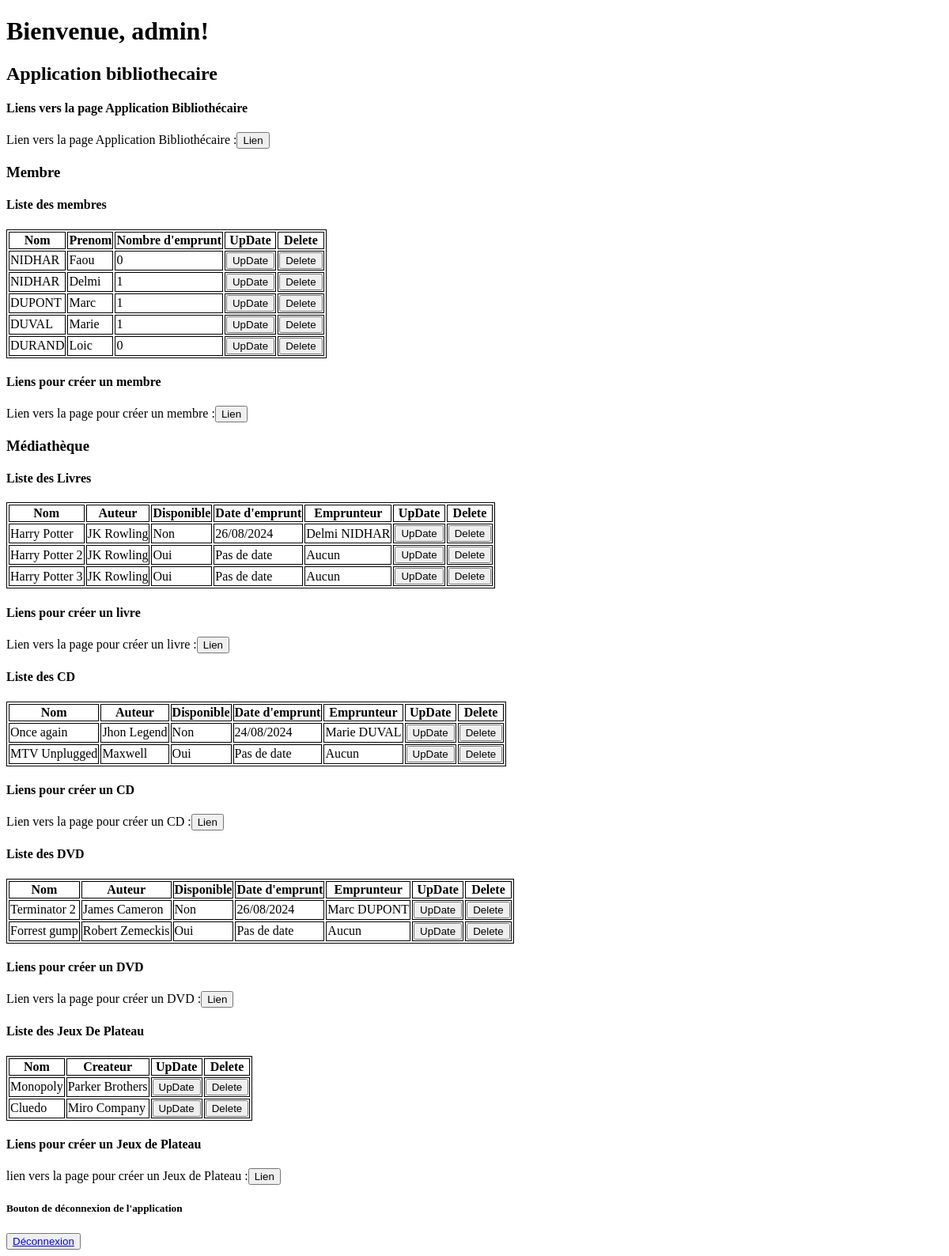
Before: /AppBibliothecaire/ (signed in) with the older database file.
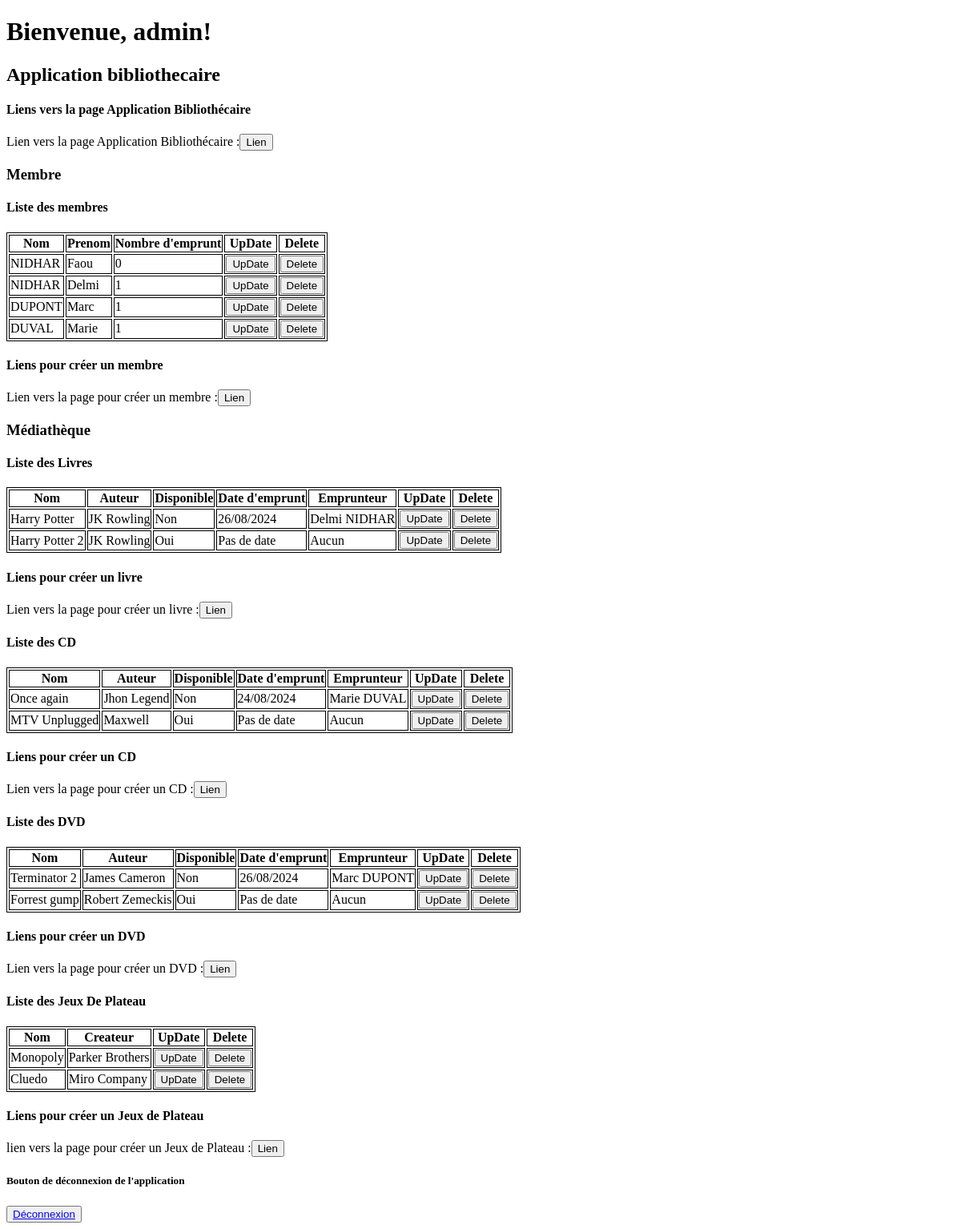
After: the same page with the newer database file.
### application_bibliothecaire/models.py (models this page shows)
class Membre(models.Model):
     nom = models.fields.CharField(max_length=150)
     prenom = models.fields.CharField(max_length=150)
     Emprunt = models.fields.CharField(max_length=150)

class Media(models.Model):
    class Meta:
        abstract = True

class Livre(Media):
    name = models.fields.CharField(max_length=150)
    auteur = models.fields.CharField(max_length=150)
    dateEmprunt = models.fields.CharField(max_length=150)
    disponible = models.fields.CharField(max_length=150)
    emprunteur = models.fields.CharField(max_length=150)

class Cd(Media):
    name = models.fields.CharField(max_length=150)
    auteur = models.fields.CharField(max_length=150)
    dateEmprunt = models.fields.CharField(max_length=150)
    disponible = models.fields.CharField(max_length=150)
    emprunteur = models.fields.CharField(max_length=150)

class Dvd(Media):
    name = models.fields.CharField(max_length=150)
    auteur = models.fields.CharField(max_length=150)
    dateEmprunt = models.fields.CharField(max_length=150)
    disponible = models.fields.CharField(max_length=150)
    emprunteur = models.fields.CharField(max_length=150)

class JeuxDePlateau(models.Model):
    name = models.fields.CharField(max_length=150)
    createur = models.fields.CharField(max_length=150)

### application_bibliothecaire/views.py (the view)
# urls.py: path('AppBibliothecaire/', views.listeMembre, name= 'AppBibliothecaire'),
@login_required
def listeMembre(request):
    membres = Membre.objects.all()
    livres = Livre.objects.all()
    cds = Cd.objects.all()
    dvds = Dvd.objects.all()
    jdps = JeuxDePlateau.objects.all()
    return render(request, 'application/application_bibliothecaire.html',
                  { 'livres': livres, 'membres': membres , 'cds': cds , 'dvds': dvds , 'jdps': jdps ,  } )

### application_bibliothecaire/templates/application/application_bibliothecaire.html (shortened to what this page needs)
<!DOCTYPE html>
<html lang="en">
<head>
</head>
<body>
    <div class="container home">
        <h1>Bienvenue, {{ user.username }}!</h1>
    </div>
    <div>
        <h2>Application bibliothecaire</h2>
    </div>
    <div>
        <div>
            <h4>Liens vers la page Application Bibliothécaire</h4>
        </div>
        <div>
            <p>Lien vers la page Application Bibliothécaire :<a href="http://127.0.0.1:8000/AppBibliothecaire/"><button>Lien</button></a></p>
        </div>
        </div>
    <div>
        <div>
            <h3>Membre</h3>
        </div>
        <div>
            <h4>Liste des membres</h4>
        </div>
        <div >
            <table style="border: 1px solid black; ">
                <thead>
                    <tr>
                        <th style="border: 1px solid black" >Nom</th>
                        <th style="border: 1px solid black">Prenom</th>
                        <th style="border: 1px solid black">Nombre d'emprunt</th>
                        <th style="border: 1px solid black">UpDate</th>
                        <th style="border: 1px solid black">Delete</th>
                    </tr>
                </thead>
                <tbody>
                     {% for membre in membres %}
                     <tr class="align-middle">
                         <td style="border: 1px solid black" >{{ membre.nom }}</td>
                         <td style="border: 1px solid black" >{{ membre.prenom }}</td>
                         <td style="border: 1px solid black" >{{ membre.Emprunt }}</td>
                         <td style="border: 1px solid black" >
                             <form action="http://127.0.0.1:8000/updatemembre/{{ membre.id }}" method="get">
                                <input type="submit" value="UpDate">
                             </form>
                         </td>
                         <td style="border: 1px solid black" >
                             <form action="http://127.0.0.1:8000/deletemembre/{{ membre.id }}" method="get">
                                <input type="submit" value="Delete">
                             </form>
                         </td>
                     </tr>
                     {% endfor %}
                </tbody>
            </table>
        </div>
        <div>
            <div>
                <h4>Liens pour créer un membre</h4>
            </div>
            <div>
                <p>Lien vers la page pour créer un membre :<a href="http://127.0.0.1:8000/ajoutmembre/"><button>Lien</button></a></p>
            </div>
        </div>
    </div>
    <div>
        <div>
            <h3>Médiathèque</h3>
        </div>
        <div>
            <h4>Liste des Livres</h4>
        </div>
        <div >
            <table style="border: 1px solid black; ">
                <thead>
                    <tr>
                        <th style="border: 1px solid black" >Nom</th>
                        <th style="border: 1px solid black">Auteur</th>
                        <th style="border: 1px solid black">Disponible</th>
                        <th style="border: 1px solid black">Date d'emprunt</th>
                        <th style="border: 1px solid black" >Emprunteur</th>
                        <th style="border: 1px solid black">UpDate</th>
                        <th style="border: 1px solid black">Delete</th>
                    </tr>
                </thead>
                <tbody>
                     {% for livre in livres %}
                     <tr class="align-middle">
                         <td style="border: 1px solid black" >{{ livre.name }}</td>
                         <td style="border: 1px solid black" >{{ livre.auteur}}</td>
                         <td style="border: 1px solid black" >{{livre.disponible}}</td>
                         <td style="border: 1px solid black" >{{livre.dateEmprunt}}</td>
                         <td style="border: 1px solid black" >{{ livre.emprunteur }}</td>
                         <td style="border: 1px solid black" >
                             <form action="http://127.0.0.1:8000/updatelivre/{{ livre.id }}" method="get">
                                <input type="submit" value="UpDate">
                             </form>
                         </td>
                         <td style="border: 1px solid black" >
                             <form action="http://127.0.0.1:8000/deletelivre/{{ livre.id }}" method="get">
                                <input type="submit" value="Delete">
                             </form>
                         </td>
                     </tr>
                     {% endfor %}
                </tbody>
            </table>
        </div>
        <div>
            <div>
                <h4>Liens pour créer un livre</h4>
            </div>
            <div>
                <p>Lien vers la page pour créer un livre :<a href="http://127.0.0.1:8000/ajoutlivre/"><button>Lien</button></a></p>
            </div>
        </div>
        <div>
            <h4>Liste des CD</h4>
        </div>
        <div >
            <table style="border: 1px solid black; ">
                <thead>
                    <tr>
                        <th style="border: 1px solid black" >Nom</th>
                        <th style="border: 1px solid black">Auteur</th>
                        <th style="border: 1px solid black">Disponible</th>
                        <th style="border: 1px solid black">Date d'emprunt</th>
                        <th style="border: 1px solid black" >Emprunteur</th>
                        <th style="border: 1px solid black">UpDate</th>
                        <th style="border: 1px solid black">Delete</th>
                    </tr>
                </thead>
                <tbody>
                     {% for cd in cds %}
                     <tr class="align-middle">
                         <td style="border: 1px solid black" >{{ cd.name }}</td>
                         <td style="border: 1px solid black" >{{ cd.auteur }}</td>
                         <td style="border: 1px solid black" >{{ cd.disponible }}</td>
                         <td style="border: 1px solid black" >{{ cd.dateEmprunt }}</td>
                         <td style="border: 1px solid black" >{{ cd.emprunteur }}</td>
                         <td style="border: 1px solid black" >
                             <form action="http://127.0.0.1:8000/updatecd/{{ cd.id }}" method="get">
                                <input type="submit" value="UpDate">
                             </form>
                         </td>
                         <td style="border: 1px solid black" >
                             <form action="http://127.0.0.1:8000/deletecd/{{ cd.id }}" method="get">
                                <input type="submit" value="Delete">
                             </form>
                         </td>
                     </tr>
                     {% endfor %}
                </tbody>
            </table>
        </div>
        <div>
            <div>
                <h4>Liens pour créer un CD</h4>
            </div>
            <div>
                <p>Lien vers la page pour créer un CD :<a href="http://127.0.0.1:8000/ajoutcd/"><button>Lien</button></a></p>
            </div>
        </div>
        <div>
            <h4>Liste des DVD</h4>
        </div>
        <div >
            <table style="border: 1px solid black; ">
                <thead>
                    <tr>
                        <th style="border: 1px solid black" >Nom</th>
                        <th style="border: 1px solid black">Auteur</th>
                        <th style="border: 1px solid black">Disponible</th>
                        <th style="border: 1px solid black">Date d'emprunt</th>
                        <th style="border: 1px solid black" >Emprunteur</th>
                        <th style="border: 1px solid black">UpDate</th>
                        <th style="border: 1px solid black">Delete</th>
                    </tr>
                </thead>
                <tbody>
                     {% for dvd in dvds %}
                     <tr class="align-middle">
                         <td style="border: 1px solid black" >{{ dvd.name }}</td>
                         <td style="border: 1px solid black" >{{ dvd.auteur }}</td>
                         <td style="border: 1px solid black" >{{ dvd.disponible }}</td>
                         <td style="border: 1px solid black" >{{ dvd.dateEmprunt }}</td>
                         <td style="border: 1px solid black" >{{ dvd.emprunteur }}</td>
                         <td style="border: 1px solid black" >
                             <form action="http://127.0.0.1:8000/updatedvd/{{ dvd.id }}" method="get">
                                <input type="submit" value="UpDate">
                             </form>
                         </td>
                         <td style="border: 1px solid black" >
                             <form action="http://127.0.0.1:8000/deletedvd/{{ dvd.id }}" method="get">
                                <input type="submit" value="Delete">
                             </form>
                         </td>
                     </tr>
                     {% endfor %}
                </tbody>
            </table>
        </div>
        <div>
            <div>
                <h4>Liens pour créer un DVD</h4>
            </div>
            <div>
                <p>Lien vers la page pour créer un DVD :<a href="http://127.0.0.1:8000/ajoutdvd/"><button>Lien</button></a></p>
            </div>
        </div>
        <div>
             <h4>Liste des Jeux De Plateau</h4>
        </div>
        <div >
            <table style="border: 1px solid black; ">
                <thead>
                    <tr>
                        <th style="border: 1px solid black" >Nom</th>
                        <th style="border: 1px solid black">Createur</th>
                        <th style="border: 1px solid black">UpDate</th>
                        <th style="border: 1px solid black">Delete</th>
                    </tr>
                </thead>
                <tbody>
                     {% for jdp in jdps %}
                     <tr class="align-middle">
                         <td style="border: 1px solid black" >{{ jdp.name }}</td>
                         <td style="border: 1px solid black" >{{ jdp.createur }}</td>
                         <td style="border: 1px solid black" >
                             <form action="http://127.0.0.1:8000/updatejdp/{{ jdp.id }}" method="get">
                                <input type="submit" value="UpDate">
                             </form>
                         </td>
                         <td style="border: 1px solid black" >
                             <form action="http://127.0.0.1:8000/deletejdp/{{ jdp.id }}" method="get">
                                <input type="submit" value="Delete">
                             </form>
                         </td>
                     </tr>
                     {% endfor %}
                </tbody>
            </table>
        </div>
        <div>
            <div>
                <h4>Liens pour créer un Jeux de Plateau</h4>
            </div>
            <div>
                <p>lien vers la page pour créer un Jeux de Plateau :<a href="http://127.0.0.1:8000/ajoutjdp/"><button>Lien</button></a></p>
            </div>
        </div>
    </div>
<div>
    <h5>Bouton de déconnexion de l'application</h5>
    <button><a href="{% url 'deconnexion' %}">Déconnexion</a></button>
</div>
</body>
</html>

Changed rows visible on the page:
removed Membre: nom "DURAND", prenom "Loic", Emprunt "0"
removed Livre: name "Harry Potter 3", auteur "JK Rowling", disponible "Oui", dateEmprunt "Pas de date", emprunteur "Aucun"
